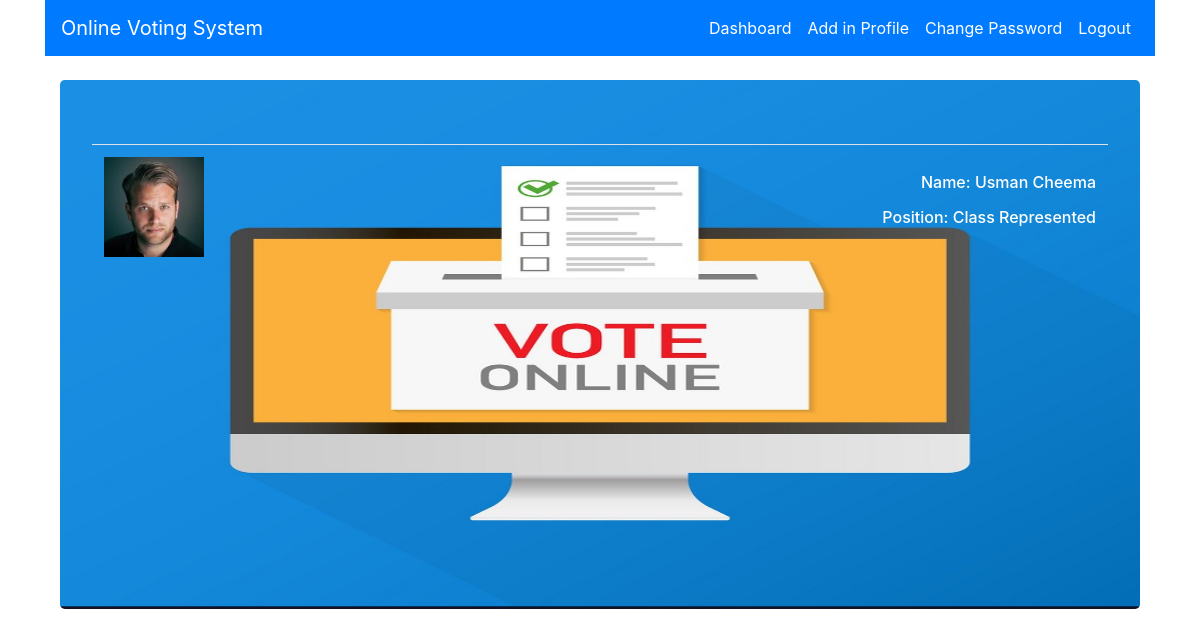
Page /candidate/detail/1/ (signed in) on the committed database.
### poll/models.py (models this page shows, shortened)
class Candidate(models.Model):
    name = models.CharField(max_length=50)
    total_vote = models.IntegerField(default=0, editable=False)
    position = models.ForeignKey(Position, on_delete=models.CASCADE)
    image = models.ImageField(verbose_name="Candidate Pic", upload_to='images/')

class Position(models.Model):
    title = models.CharField(max_length=50, unique=True)
    def __str__(self):
        return self.title

### poll/views.py (the view)
# urls.py: path('candidate/detail/<int:id>/', views.candidateDetailView, name='detail'),
@login_required
def candidateDetailView(request, id):
    obj = get_object_or_404(Candidate, pk=id)
    return render(request, "poll/candidate_detail.html", {'obj':obj})

### poll/templates/poll/candidate_detail.html (shortened to what this page needs)
{% extends "poll/base.html" %}
{%load static%}
{% block content %}
<div class="jumbotron" style="background-image: url('{% static 'ovs2.jpg' %}'); background-size: 100% 100%; padding-bottom: 30%">
  <table class="table">
    <tr>
      <td><img src="{{ obj.image.url }}" width="100" height="100" class="img-fluid"></td>
      <td>
        <p><h6 style="color: White" align="right">Name: {{ obj.name }}</p></h6>
        <p><h6 style="color: White" align="right">Position: {{ obj.position }}</p></h6>
      </td>
    </tr>
  </table>
</div>
{% endblock %}

### rows in the picture
Candidate: image (picture), name "Usman Cheema", position "Class Represented"
